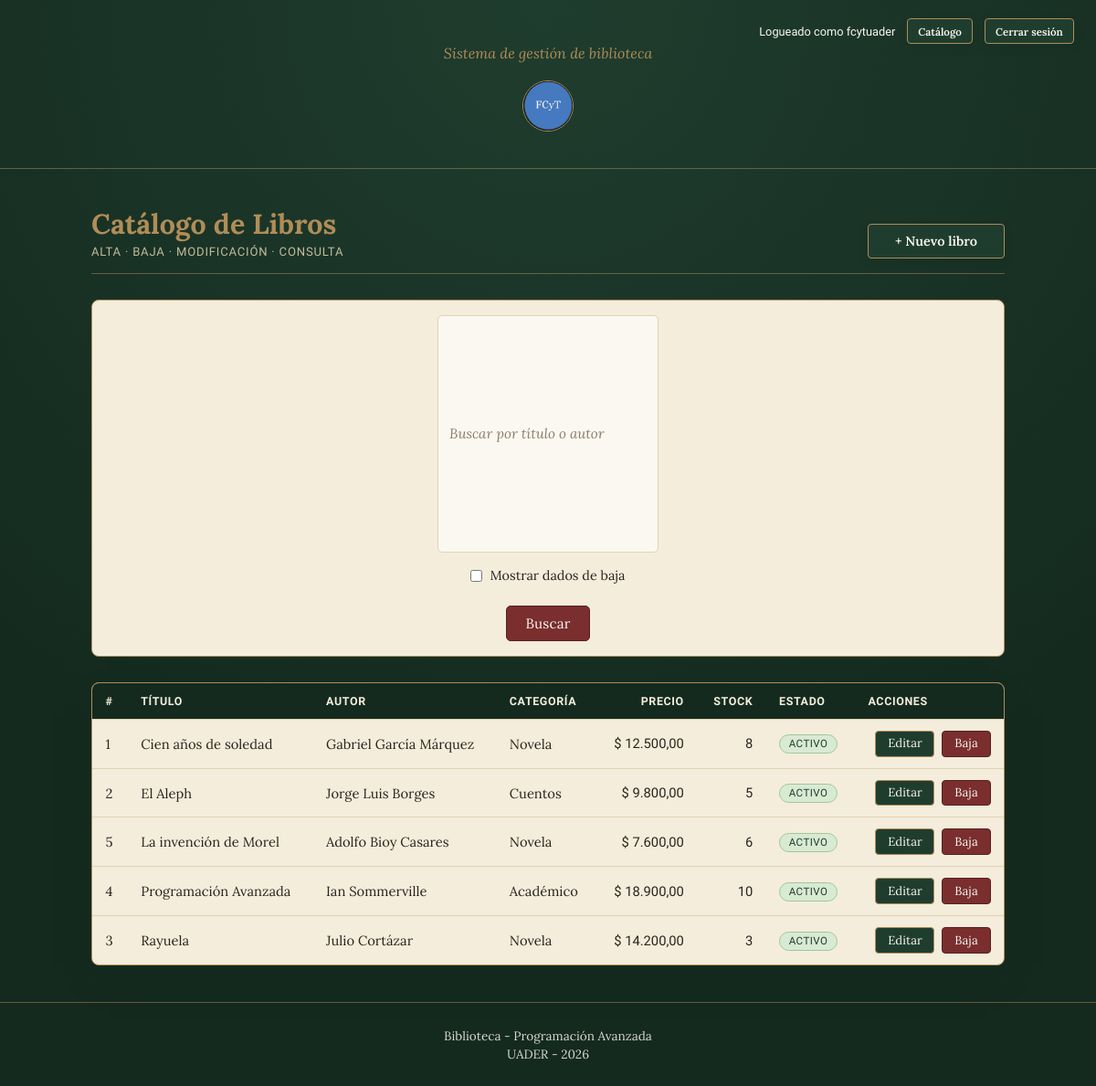
The app's page /libros.php (signed in) with its own data.
### tables this page shows
CREATE TABLE productos (
    id           INT UNSIGNED NOT NULL AUTO_INCREMENT,
    nombre       VARCHAR(150)  NOT NULL,                
    autor        VARCHAR(120)  NOT NULL DEFAULT '',
    descripcion  TEXT          NULL,
    precio       DECIMAL(10,2) NOT NULL DEFAULT 0.00,
    stock        INT           NOT NULL DEFAULT 0,
    categoria    VARCHAR(80)   NOT NULL DEFAULT '',
    activo       TINYINT(1)    NOT NULL DEFAULT 1,
    creado_en    TIMESTAMP     NOT NULL DEFAULT CURRENT_TIMESTAMP,
    PRIMARY KEY (id),
    KEY idx_productos_nombre    (nombre),
    KEY idx_productos_categoria (categoria)
);

### php/auth.php (called while the page is built, shortened)
<?php
function escapar(?string $texto): string
{
    return htmlspecialchars((string) $texto, ENT_QUOTES, 'UTF-8');
}

### modelos/Libro.php (called while the page is built, shortened)
<?php
class Libro
{
    private PDO $pdo;
    public function __construct(PDO $pdo)
    {
        $this->pdo = $pdo;
    }
    public function listar(bool $incluirInactivos = false, string $busqueda = ''): array
    {
        $sql = 'SELECT id, nombre, autor, descripcion, precio, stock, categoria, activo, creado_en
                  FROM productos';
        $condiciones = [];
        $parametros  = [];
        if (!$incluirInactivos) {
            $condiciones[] = 'activo = 1';
        }
        if ($condiciones !== []) {
            $sql .= ' WHERE ' . implode(' AND ', $condiciones);
        }
        $sql .= ' ORDER BY nombre ASC';
        $sentencia = $this->pdo->prepare($sql);
        $sentencia->execute();
        return $sentencia->fetchAll();
    }
}

### libros.php (the view, shortened to what this page needs)
<?php
require_once __DIR__ . '/php/auth.php';
require_once __DIR__ . '/config/database.php';
require_once __DIR__ . '/modelos/Libro.php';
$libros     = [];
$busqueda       = trim((string) ($_GET['q'] ?? ''));
$incluirInactivos = isset($_GET['inactivos']) && $_GET['inactivos'] === '1';
try {
    $pdo   = conectarBD();
    $libro = new Libro($pdo);
    $libros = $libro->listar($incluirInactivos, $busqueda);
} catch (PDOException $e) {
    error_log('[Libros] Error de consulta: ' . $e->getMessage());
    $errorPagina = MENSAJE_ERROR_CONEXION;
}
?>
<!DOCTYPE html>
<html lang="es">
<head>
  <link rel="stylesheet" href="css/style.css?v=<?php echo filemtime(__DIR__ . '/css/style.css'); ?>">
</head>
<body>
<?php include __DIR__ . '/php/header.php'; ?>
<main>
  <section class="abm">
    <div class="abm__barra">
      <div>
        <h1 class="abm__titulo">Catálogo de Libros</h1>
        <p class="abm__subtitulo">Alta &middot; Baja &middot; Modificación &middot; Consulta</p>
      </div>
      <a href="libro_formulario.php" class="btn-login btn-login--compact">+ Nuevo libro</a>
    </div>
    <form method="get" action="libros.php" class="abm__filtros">
      <input type="text" name="q" placeholder="Buscar por título o autor"
             value="<?php echo escapar($busqueda); ?>">
      <label class="abm__check">
        <input type="checkbox" name="inactivos" value="1" <?php echo $incluirInactivos ? 'checked' : ''; ?>>
        Mostrar dados de baja
      </label>
      <button type="submit">Buscar</button>
    </form>
    <?php if ($libros === []) : ?>
      <p class="abm__vacio">No hay libros para mostrar<?php echo $busqueda !== '' ? ' con ese criterio de búsqueda' : ''; ?>.</p>
    <?php else : ?>
      <div class="tabla-scroll">
        <table class="tabla-libros">
          <thead>
            <tr>
              <th>#</th>
              <th>Título</th>
              <th>Autor</th>
              <th>Categoría</th>
              <th class="col-num">Precio</th>
              <th class="col-num">Stock</th>
              <th>Estado</th>
              <th class="col-acciones">Acciones</th>
            </tr>
          </thead>
          <tbody>
            <?php foreach ($libros as $fila) : ?>
              <?php $activo = (int) $fila['activo'] === 1; ?>
              <tr class="<?php echo $activo ? '' : 'fila-inactiva'; ?>">
                <td><?php echo (int) $fila['id']; ?></td>
                <td><?php echo escapar($fila['nombre']); ?></td>
                <td><?php echo escapar($fila['autor']); ?></td>
                <td><?php echo escapar($fila['categoria']); ?></td>
                <td class="col-num">$ <?php echo number_format((float) $fila['precio'], 2, ',', '.'); ?></td>
                <td class="col-num"><?php echo (int) $fila['stock']; ?></td>
                <td>
                  <span class="etiqueta <?php echo $activo ? 'etiqueta--ok' : 'etiqueta--baja'; ?>">
                    <?php echo $activo ? 'Activo' : 'Dado de baja'; ?>
                  </span>
                </td>
                <td class="col-acciones">
                  <div class="acciones">
                    <a href="libro_formulario.php?id=<?php echo (int) $fila['id']; ?>" class="btn-accion">Editar</a>
                    <?php if ($activo) : ?>
                      <form action="libro_eliminar.php" method="post" class="form-inline"
                            onsubmit="return confirm('¿Confirmás dar de baja «<?php echo escapar($fila['nombre']); ?>»?');">
                        <button type="submit" class="btn-accion btn-accion--peligro">Baja</button>
                      </form>
                    <?php endif; ?>
                  </div>
                </td>
              </tr>
            <?php endforeach; ?>
          </tbody>
        </table>
      </div>
    <?php endif; ?>
  </section>
</main>
<?php include __DIR__ . '/php/footer.php'; ?>
</body>
</html>

### php/header.php (shortened to what this page needs)
<header>
    <p>Sistema de gestión de biblioteca</p>
    <img src="img/logo.png" class="img-fluid" alt="Escudo de la biblioteca">
    <?php if (!empty($_SESSION['logueado']) && $_SESSION['logueado'] === true): ?>
        <div class="sesion-activa">
            <span>Logueado como <?php echo htmlspecialchars($_SESSION['usuario'] ?? 'usuario', ENT_QUOTES, 'UTF-8'); ?></span>
            <a href="libros.php" class="btn-login btn-login--compact">Catálogo</a>
            <a href="logout.php" class="btn-login btn-login--compact">Cerrar sesión</a>
        </div>
    <?php endif; ?>
</header>

### php/footer.php (shortened to what this page needs)
<footer>
    <p>Biblioteca - Programación Avanzada</p>
    <p>UADER - 2026</p>
</footer>

### records on screen
productos: id "1", nombre "Cien años de soledad", autor "Gabriel García Márquez", categoria "Novela", precio "12.500,00", stock "8", activo "ACTIVO"
productos: id "2", nombre "El Aleph", autor "Jorge Luis Borges", categoria "Cuentos", precio "9.800,00", stock "5", activo "ACTIVO"
productos: id "5", nombre "La invención de Morel", autor "Adolfo Bioy Casares", categoria "Novela", precio "7.600,00", stock "6", activo "ACTIVO"
productos: id "4", nombre "Programación Avanzada", autor "Ian Sommerville", categoria "Académico", precio "18.900,00", stock "10", activo "ACTIVO"
productos: id "3", nombre "Rayuela", autor "Julio Cortázar", categoria "Novela", precio "14.200,00", stock "3", activo "ACTIVO"

### other values on screen
$_SESSION['usuario'] "fcytuader"
